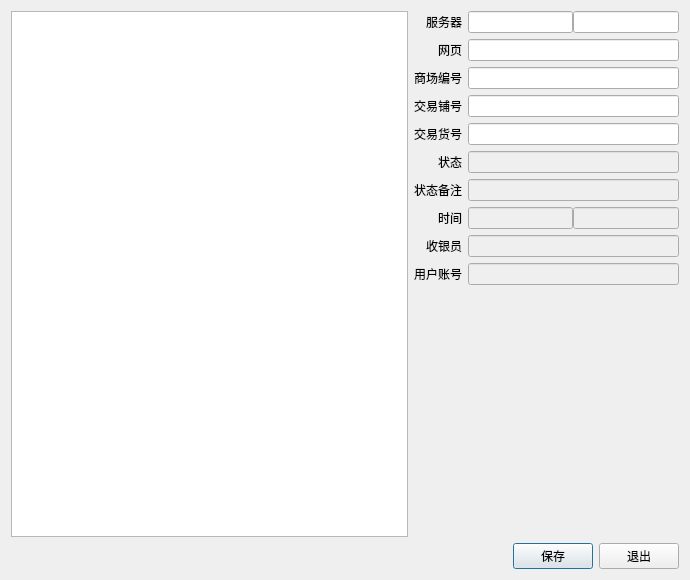
<?xml version="1.0" encoding="UTF-8"?>
<ui version="4.0">
 <class>w_scr_dish_data_collection_dialog</class>
 <widget class="QDialog" name="w_scr_dish_data_collection_dialog">
  <property name="geometry">
   <rect>
    <x>0</x>
    <y>0</y>
    <width>690</width>
    <height>580</height>
   </rect>
  </property>
  <property name="windowTitle">
   <string>Dialog</string>
  </property>
  <layout class="QVBoxLayout" name="verticalLayout">
   <item>
    <layout class="QHBoxLayout" name="horizontalLayout_3" stretch="3,2">
     <item>
      <widget class="lds_tableView" name="tableView"/>
     </item>
     <item>
      <layout class="QGridLayout" name="gridLayout">
       <item row="2" column="0">
        <widget class="QLabel" name="label_4">
         <property name="text">
          <string>商场编号</string>
         </property>
         <property name="alignment">
          <set>Qt::AlignRight|Qt::AlignTrailing|Qt::AlignVCenter</set>
         </property>
        </widget>
       </item>
       <item row="0" column="0">
        <widget class="QLabel" name="label">
         <property name="text">
          <string>服务器</string>
         </property>
         <property name="alignment">
          <set>Qt::AlignRight|Qt::AlignTrailing|Qt::AlignVCenter</set>
         </property>
        </widget>
       </item>
       <item row="7" column="1" rowspan="2">
        <widget class="QLineEdit" name="lineEdit_ch_uploadmemo">
         <property name="enabled">
          <bool>false</bool>
         </property>
        </widget>
       </item>
       <item row="9" column="1" rowspan="2">
        <layout class="QHBoxLayout" name="horizontalLayout_4">
         <property name="spacing">
          <number>0</number>
         </property>
         <item>
          <widget class="QLineEdit" name="lineEdit_txdate_yyyymmdd">
           <property name="enabled">
            <bool>false</bool>
           </property>
          </widget>
         </item>
         <item>
          <widget class="QLineEdit" name="lineEdit_txtime_hhmmss">
           <property name="enabled">
            <bool>false</bool>
           </property>
          </widget>
         </item>
        </layout>
       </item>
       <item row="3" column="1">
        <widget class="QLineEdit" name="lineEdit_storecode"/>
       </item>
       <item row="1" column="0">
        <widget class="QLabel" name="label_2">
         <property name="text">
          <string>网页</string>
         </property>
         <property name="alignment">
          <set>Qt::AlignRight|Qt::AlignTrailing|Qt::AlignVCenter</set>
         </property>
        </widget>
       </item>
       <item row="5" column="1" rowspan="2">
        <widget class="QLineEdit" name="lineEdit_ch_uploadflag">
         <property name="enabled">
          <bool>false</bool>
         </property>
        </widget>
       </item>
       <item row="4" column="0">
        <widget class="QLabel" name="label_5">
         <property name="text">
          <string>交易货号</string>
         </property>
         <property name="alignment">
          <set>Qt::AlignRight|Qt::AlignTrailing|Qt::AlignVCenter</set>
         </property>
        </widget>
       </item>
       <item row="4" column="1">
        <widget class="QLineEdit" name="lineEdit_itemcode"/>
       </item>
       <item row="15" column="1">
        <spacer name="verticalSpacer">
         <property name="orientation">
          <enum>Qt::Vertical</enum>
         </property>
         <property name="sizeHint" stdset="0">
          <size>
           <width>20</width>
           <height>40</height>
          </size>
         </property>
        </spacer>
       </item>
       <item row="11" column="0" rowspan="2">
        <widget class="QLabel" name="label_11">
         <property name="text">
          <string>收银员</string>
         </property>
         <property name="alignment">
          <set>Qt::AlignRight|Qt::AlignTrailing|Qt::AlignVCenter</set>
         </property>
        </widget>
       </item>
       <item row="9" column="0" rowspan="2">
        <widget class="QLabel" name="label_10">
         <property name="text">
          <string>时间</string>
         </property>
         <property name="alignment">
          <set>Qt::AlignRight|Qt::AlignTrailing|Qt::AlignVCenter</set>
         </property>
        </widget>
       </item>
       <item row="5" column="0" rowspan="2">
        <widget class="QLabel" name="label_8">
         <property name="text">
          <string>状态</string>
         </property>
         <property name="alignment">
          <set>Qt::AlignRight|Qt::AlignTrailing|Qt::AlignVCenter</set>
         </property>
        </widget>
       </item>
       <item row="7" column="0" rowspan="2">
        <widget class="QLabel" name="label_9">
         <property name="text">
          <string>状态备注</string>
         </property>
         <property name="alignment">
          <set>Qt::AlignRight|Qt::AlignTrailing|Qt::AlignVCenter</set>
         </property>
        </widget>
       </item>
       <item row="0" column="1">
        <layout class="QHBoxLayout" name="horizontalLayout">
         <property name="spacing">
          <number>0</number>
         </property>
         <item>
          <widget class="QLineEdit" name="lineEdit_service_ip"/>
         </item>
         <item>
          <widget class="QLineEdit" name="lineEdit_service_port"/>
         </item>
        </layout>
       </item>
       <item row="3" column="0">
        <widget class="QLabel" name="label_3">
         <property name="text">
          <string>交易铺号</string>
         </property>
         <property name="alignment">
          <set>Qt::AlignRight|Qt::AlignTrailing|Qt::AlignVCenter</set>
         </property>
        </widget>
       </item>
       <item row="1" column="1">
        <widget class="QLineEdit" name="lineEdit_service_submit_path"/>
       </item>
       <item row="2" column="1">
        <widget class="QLineEdit" name="lineEdit_mallid"/>
       </item>
       <item row="11" column="1" rowspan="2">
        <widget class="QLineEdit" name="lineEdit_cashier">
         <property name="enabled">
          <bool>false</bool>
         </property>
        </widget>
       </item>
       <item row="13" column="0" rowspan="2">
        <widget class="QLabel" name="label_12">
         <property name="text">
          <string>用户账号</string>
         </property>
         <property name="alignment">
          <set>Qt::AlignRight|Qt::AlignTrailing|Qt::AlignVCenter</set>
         </property>
        </widget>
       </item>
       <item row="13" column="1" rowspan="2">
        <widget class="QLineEdit" name="lineEdit_username">
         <property name="enabled">
          <bool>false</bool>
         </property>
        </widget>
       </item>
      </layout>
     </item>
    </layout>
   </item>
   <item>
    <layout class="QHBoxLayout" name="horizontalLayout_2">
     <item>
      <spacer name="horizontalSpacer">
       <property name="orientation">
        <enum>Qt::Horizontal</enum>
       </property>
       <property name="sizeHint" stdset="0">
        <size>
         <width>40</width>
         <height>20</height>
        </size>
       </property>
      </spacer>
     </item>
     <item>
      <widget class="lds_toolbar_button" name="pushButton_save">
       <property name="text">
        <string>保存</string>
       </property>
      </widget>
     </item>
     <item>
      <widget class="lds_toolbar_button" name="pushButton">
       <property name="text">
        <string>退出</string>
       </property>
      </widget>
     </item>
    </layout>
   </item>
  </layout>
 </widget>
 <customwidgets>
  <customwidget>
   <class>lds_tableView</class>
   <extends>QTableView</extends>
   <header>lds_tableview.h</header>
  </customwidget>
  <customwidget>
   <class>lds_toolbar_button</class>
   <extends>QPushButton</extends>
   <header>lds_toolbar_button.h</header>
  </customwidget>
 </customwidgets>
 <resources/>
 <connections/>
</ui>
